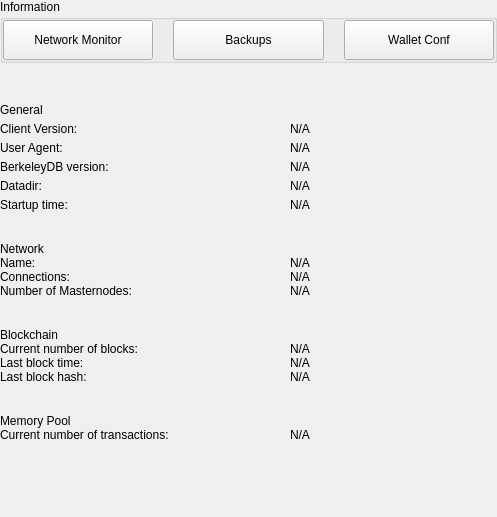
<?xml version="1.0" encoding="UTF-8"?>
<ui version="4.0">
 <class>SettingsInformationWidget</class>
 <widget class="QWidget" name="SettingsInformationWidget">
  <property name="geometry">
   <rect>
    <x>0</x>
    <y>0</y>
    <width>497</width>
    <height>517</height>
   </rect>
  </property>
  <property name="windowTitle">
   <string>Form</string>
  </property>
  <layout class="QVBoxLayout" name="verticalLayout">
   <property name="spacing">
    <number>0</number>
   </property>
   <property name="leftMargin">
    <number>0</number>
   </property>
   <property name="topMargin">
    <number>0</number>
   </property>
   <property name="rightMargin">
    <number>0</number>
   </property>
   <property name="bottomMargin">
    <number>0</number>
   </property>
   <item>
    <widget class="QWidget" name="left" native="true">
     <layout class="QVBoxLayout" name="verticalLayout_3">
      <property name="leftMargin">
       <number>0</number>
      </property>
      <property name="topMargin">
       <number>0</number>
      </property>
      <property name="rightMargin">
       <number>0</number>
      </property>
      <property name="bottomMargin">
       <number>0</number>
      </property>
      <item>
       <layout class="QVBoxLayout" name="verticalLayout_2">
        <property name="spacing">
         <number>0</number>
        </property>
        <item>
         <layout class="QHBoxLayout" name="horizontalLayout_3">
          <property name="spacing">
           <number>0</number>
          </property>
          <item>
           <layout class="QVBoxLayout" name="verticalLayout_4">
            <property name="leftMargin">
             <number>0</number>
            </property>
            <item>
             <widget class="QLabel" name="labelTitle">
              <property name="text">
               <string>Information</string>
              </property>
             </widget>
            </item>
            <item>
             <widget class="QGroupBox" name="groupBox">
              <property name="title">
               <string/>
              </property>
              <layout class="QHBoxLayout" name="horizontalLayout_4">
               <property name="spacing">
                <number>20</number>
               </property>
               <property name="leftMargin">
                <number>0</number>
               </property>
               <property name="topMargin">
                <number>0</number>
               </property>
               <property name="rightMargin">
                <number>0</number>
               </property>
               <property name="bottomMargin">
                <number>0</number>
               </property>
               <item>
                <widget class="QPushButton" name="pushButtonNetworkMonitor">
                 <property name="minimumSize">
                  <size>
                   <width>0</width>
                   <height>40</height>
                  </size>
                 </property>
                 <property name="maximumSize">
                  <size>
                   <width>300</width>
                   <height>40</height>
                  </size>
                 </property>
                 <property name="focusPolicy">
                  <enum>Qt::NoFocus</enum>
                 </property>
                 <property name="text">
                  <string>Network Monitor</string>
                 </property>
                </widget>
               </item>
               <item>
                <widget class="QPushButton" name="pushButtonBackups">
                 <property name="minimumSize">
                  <size>
                   <width>0</width>
                   <height>40</height>
                  </size>
                 </property>
                 <property name="maximumSize">
                  <size>
                   <width>300</width>
                   <height>40</height>
                  </size>
                 </property>
                 <property name="focusPolicy">
                  <enum>Qt::NoFocus</enum>
                 </property>
                 <property name="text">
                  <string>Backups</string>
                 </property>
                 <property name="checkable">
                  <bool>false</bool>
                 </property>
                 <property name="autoExclusive">
                  <bool>false</bool>
                 </property>
                </widget>
               </item>
               <item>
                <widget class="QPushButton" name="pushButtonFile">
                 <property name="minimumSize">
                  <size>
                   <width>0</width>
                   <height>40</height>
                  </size>
                 </property>
                 <property name="maximumSize">
                  <size>
                   <width>300</width>
                   <height>40</height>
                  </size>
                 </property>
                 <property name="focusPolicy">
                  <enum>Qt::NoFocus</enum>
                 </property>
                 <property name="text">
                  <string>Wallet Conf</string>
                 </property>
                 <property name="checkable">
                  <bool>false</bool>
                 </property>
                 <property name="checked">
                  <bool>false</bool>
                 </property>
                 <property name="autoExclusive">
                  <bool>false</bool>
                 </property>
                </widget>
               </item>
              </layout>
             </widget>
            </item>
           </layout>
          </item>
         </layout>
        </item>
        <item>
         <spacer name="verticalSpacer_2">
          <property name="orientation">
           <enum>Qt::Vertical</enum>
          </property>
          <property name="sizeType">
           <enum>QSizePolicy::Fixed</enum>
          </property>
          <property name="sizeHint" stdset="0">
           <size>
            <width>20</width>
            <height>40</height>
           </size>
          </property>
         </spacer>
        </item>
        <item>
         <widget class="QWidget" name="layoutOptions1" native="true">
          <layout class="QVBoxLayout" name="verticalLayout_9">
           <property name="spacing">
            <number>5</number>
           </property>
           <property name="leftMargin">
            <number>0</number>
           </property>
           <property name="topMargin">
            <number>0</number>
           </property>
           <property name="rightMargin">
            <number>0</number>
           </property>
           <property name="bottomMargin">
            <number>10</number>
           </property>
           <item>
            <widget class="QLabel" name="labelTitleGeneral">
             <property name="text">
              <string>General</string>
             </property>
            </widget>
           </item>
           <item>
            <layout class="QHBoxLayout" name="horizontalLayout" stretch="0,1">
             <property name="spacing">
              <number>0</number>
             </property>
             <item>
              <widget class="QLabel" name="labelTitleClient">
               <property name="minimumSize">
                <size>
                 <width>290</width>
                 <height>0</height>
                </size>
               </property>
               <property name="maximumSize">
                <size>
                 <width>290</width>
                 <height>16777215</height>
                </size>
               </property>
               <property name="text">
                <string>Client Version:</string>
               </property>
              </widget>
             </item>
             <item>
              <widget class="QLabel" name="labelInfoClient">
               <property name="cursor">
                <cursorShape>IBeamCursor</cursorShape>
               </property>
               <property name="text">
                <string notr="true">N/A</string>
               </property>
               <property name="textInteractionFlags">
                <set>Qt::LinksAccessibleByMouse|Qt::TextSelectableByKeyboard|Qt::TextSelectableByMouse</set>
               </property>
              </widget>
             </item>
            </layout>
           </item>
           <item>
            <layout class="QHBoxLayout" name="horizontalAgent" stretch="0,1">
             <property name="spacing">
              <number>0</number>
             </property>
             <item>
              <widget class="QLabel" name="labelTitleAgent">
               <property name="minimumSize">
                <size>
                 <width>290</width>
                 <height>0</height>
                </size>
               </property>
               <property name="maximumSize">
                <size>
                 <width>290</width>
                 <height>16777215</height>
                </size>
               </property>
               <property name="text">
                <string>User Agent:</string>
               </property>
              </widget>
             </item>
             <item>
              <widget class="QLabel" name="labelInfoAgent">
               <property name="cursor">
                <cursorShape>IBeamCursor</cursorShape>
               </property>
               <property name="text">
                <string notr="true">N/A</string>
               </property>
               <property name="textInteractionFlags">
                <set>Qt::LinksAccessibleByMouse|Qt::TextSelectableByKeyboard|Qt::TextSelectableByMouse</set>
               </property>
              </widget>
             </item>
            </layout>
           </item>
           <item>
            <layout class="QHBoxLayout" name="horizontalBerkely" stretch="0,1">
             <property name="spacing">
              <number>0</number>
             </property>
             <item>
              <widget class="QLabel" name="labelTitleBerkeley">
               <property name="minimumSize">
                <size>
                 <width>290</width>
                 <height>0</height>
                </size>
               </property>
               <property name="maximumSize">
                <size>
                 <width>290</width>
                 <height>16777215</height>
                </size>
               </property>
               <property name="text">
                <string>BerkeleyDB version:</string>
               </property>
              </widget>
             </item>
             <item>
              <widget class="QLabel" name="labelInfoBerkeley">
               <property name="cursor">
                <cursorShape>IBeamCursor</cursorShape>
               </property>
               <property name="text">
                <string notr="true">N/A</string>
               </property>
               <property name="textInteractionFlags">
                <set>Qt::LinksAccessibleByMouse|Qt::TextSelectableByKeyboard|Qt::TextSelectableByMouse</set>
               </property>
              </widget>
             </item>
            </layout>
           </item>
           <item>
            <layout class="QHBoxLayout" name="horizontalDataDir" stretch="0,1">
             <property name="spacing">
              <number>0</number>
             </property>
             <item>
              <widget class="QLabel" name="labelTitleDataDir">
               <property name="minimumSize">
                <size>
                 <width>290</width>
                 <height>0</height>
                </size>
               </property>
               <property name="maximumSize">
                <size>
                 <width>290</width>
                 <height>16777215</height>
                </size>
               </property>
               <property name="text">
                <string>Datadir:</string>
               </property>
              </widget>
             </item>
             <item>
              <widget class="QLabel" name="labelInfoDataDir">
               <property name="cursor">
                <cursorShape>IBeamCursor</cursorShape>
               </property>
               <property name="text">
                <string notr="true">N/A</string>
               </property>
               <property name="wordWrap">
                <bool>true</bool>
               </property>
               <property name="textInteractionFlags">
                <set>Qt::LinksAccessibleByMouse|Qt::TextSelectableByKeyboard|Qt::TextSelectableByMouse</set>
               </property>
              </widget>
             </item>
            </layout>
           </item>
           <item>
            <layout class="QHBoxLayout" name="horizontalTime" stretch="0,1">
             <property name="spacing">
              <number>0</number>
             </property>
             <item>
              <widget class="QLabel" name="labelTitleTime">
               <property name="minimumSize">
                <size>
                 <width>290</width>
                 <height>0</height>
                </size>
               </property>
               <property name="maximumSize">
                <size>
                 <width>290</width>
                 <height>16777215</height>
                </size>
               </property>
               <property name="text">
                <string>Startup time:</string>
               </property>
              </widget>
             </item>
             <item>
              <widget class="QLabel" name="labelInfoTime">
               <property name="cursor">
                <cursorShape>IBeamCursor</cursorShape>
               </property>
               <property name="text">
                <string notr="true">N/A</string>
               </property>
               <property name="textInteractionFlags">
                <set>Qt::LinksAccessibleByMouse|Qt::TextSelectableByKeyboard|Qt::TextSelectableByMouse</set>
               </property>
              </widget>
             </item>
            </layout>
           </item>
          </layout>
         </widget>
        </item>
        <item>
         <spacer name="verticalSpacer_3">
          <property name="orientation">
           <enum>Qt::Vertical</enum>
          </property>
          <property name="sizeType">
           <enum>QSizePolicy::Minimum</enum>
          </property>
          <property name="sizeHint" stdset="0">
           <size>
            <width>20</width>
            <height>20</height>
           </size>
          </property>
         </spacer>
        </item>
        <item>
         <widget class="QLabel" name="labelTitleNetwork">
          <property name="text">
           <string>Network</string>
          </property>
         </widget>
        </item>
        <item>
         <layout class="QHBoxLayout" name="horizontalName" stretch="0,1">
          <property name="spacing">
           <number>0</number>
          </property>
          <item>
           <widget class="QLabel" name="labelTitleName">
            <property name="minimumSize">
             <size>
              <width>290</width>
              <height>0</height>
             </size>
            </property>
            <property name="maximumSize">
             <size>
              <width>290</width>
              <height>16777215</height>
             </size>
            </property>
            <property name="text">
             <string>Name:</string>
            </property>
           </widget>
          </item>
          <item>
           <widget class="QLabel" name="labelInfoName">
            <property name="cursor">
             <cursorShape>IBeamCursor</cursorShape>
            </property>
            <property name="text">
             <string notr="true">N/A</string>
            </property>
            <property name="textInteractionFlags">
             <set>Qt::LinksAccessibleByMouse|Qt::TextSelectableByKeyboard|Qt::TextSelectableByMouse</set>
            </property>
           </widget>
          </item>
         </layout>
        </item>
        <item>
         <layout class="QHBoxLayout" name="horizontalConnections" stretch="0,1">
          <property name="spacing">
           <number>0</number>
          </property>
          <item>
           <widget class="QLabel" name="labelTitleConnections">
            <property name="minimumSize">
             <size>
              <width>290</width>
              <height>0</height>
             </size>
            </property>
            <property name="maximumSize">
             <size>
              <width>290</width>
              <height>16777215</height>
             </size>
            </property>
            <property name="text">
             <string>Connections:</string>
            </property>
           </widget>
          </item>
          <item>
           <widget class="QLabel" name="labelInfoConnections">
            <property name="cursor">
             <cursorShape>IBeamCursor</cursorShape>
            </property>
            <property name="text">
             <string notr="true">N/A</string>
            </property>
            <property name="textInteractionFlags">
             <set>Qt::LinksAccessibleByMouse|Qt::TextSelectableByKeyboard|Qt::TextSelectableByMouse</set>
            </property>
           </widget>
          </item>
         </layout>
        </item>
        <item>
         <widget class="QWidget" name="layoutOptions2" native="true">
          <layout class="QHBoxLayout" name="horizontalMasternodes" stretch="0,1">
           <property name="spacing">
            <number>0</number>
           </property>
           <property name="leftMargin">
            <number>0</number>
           </property>
           <property name="topMargin">
            <number>0</number>
           </property>
           <property name="rightMargin">
            <number>0</number>
           </property>
           <property name="bottomMargin">
            <number>10</number>
           </property>
           <item>
            <widget class="QLabel" name="labelTitleMasternodes">
             <property name="minimumSize">
              <size>
               <width>290</width>
               <height>0</height>
              </size>
             </property>
             <property name="maximumSize">
              <size>
               <width>290</width>
               <height>16777215</height>
              </size>
             </property>
             <property name="text">
              <string>Number of Masternodes:</string>
             </property>
            </widget>
           </item>
           <item>
            <widget class="QLabel" name="labelInfoMasternodes">
             <property name="cursor">
              <cursorShape>IBeamCursor</cursorShape>
             </property>
             <property name="text">
              <string notr="true">N/A</string>
             </property>
             <property name="textInteractionFlags">
              <set>Qt::LinksAccessibleByMouse|Qt::TextSelectableByKeyboard|Qt::TextSelectableByMouse</set>
             </property>
            </widget>
           </item>
          </layout>
         </widget>
        </item>
        <item>
         <spacer name="verticalSpacer_4">
          <property name="orientation">
           <enum>Qt::Vertical</enum>
          </property>
          <property name="sizeType">
           <enum>QSizePolicy::Minimum</enum>
          </property>
          <property name="sizeHint" stdset="0">
           <size>
            <width>20</width>
            <height>20</height>
           </size>
          </property>
         </spacer>
        </item>
        <item>
         <widget class="QLabel" name="labelTitleBlockchain">
          <property name="text">
           <string>Blockchain</string>
          </property>
         </widget>
        </item>
        <item>
         <layout class="QHBoxLayout" name="horizontalBlockNumber" stretch="0,1">
          <property name="spacing">
           <number>0</number>
          </property>
          <item>
           <widget class="QLabel" name="labelTitleBlockNumber">
            <property name="minimumSize">
             <size>
              <width>290</width>
              <height>0</height>
             </size>
            </property>
            <property name="maximumSize">
             <size>
              <width>290</width>
              <height>16777215</height>
             </size>
            </property>
            <property name="text">
             <string>Current number of blocks:</string>
            </property>
           </widget>
          </item>
          <item>
           <widget class="QLabel" name="labelInfoBlockNumber">
            <property name="cursor">
             <cursorShape>IBeamCursor</cursorShape>
            </property>
            <property name="text">
             <string notr="true">N/A</string>
            </property>
            <property name="textInteractionFlags">
             <set>Qt::LinksAccessibleByMouse|Qt::TextSelectableByKeyboard|Qt::TextSelectableByMouse</set>
            </property>
           </widget>
          </item>
         </layout>
        </item>
        <item>
         <layout class="QHBoxLayout" name="horizontalBlockTime" stretch="0,1">
          <property name="spacing">
           <number>0</number>
          </property>
          <item>
           <widget class="QLabel" name="labelTitleBlockTime">
            <property name="minimumSize">
             <size>
              <width>290</width>
              <height>0</height>
             </size>
            </property>
            <property name="maximumSize">
             <size>
              <width>290</width>
              <height>16777215</height>
             </size>
            </property>
            <property name="text">
             <string>Last block time:</string>
            </property>
           </widget>
          </item>
          <item>
           <widget class="QLabel" name="labelInfoBlockTime">
            <property name="cursor">
             <cursorShape>IBeamCursor</cursorShape>
            </property>
            <property name="text">
             <string notr="true">N/A</string>
            </property>
            <property name="textInteractionFlags">
             <set>Qt::LinksAccessibleByMouse|Qt::TextSelectableByKeyboard|Qt::TextSelectableByMouse</set>
            </property>
           </widget>
          </item>
         </layout>
        </item>
        <item>
         <widget class="QWidget" name="layoutOptions3" native="true">
          <layout class="QHBoxLayout" name="horizontalBlockHash" stretch="0,1">
           <property name="spacing">
            <number>0</number>
           </property>
           <property name="leftMargin">
            <number>0</number>
           </property>
           <property name="topMargin">
            <number>0</number>
           </property>
           <property name="rightMargin">
            <number>0</number>
           </property>
           <property name="bottomMargin">
            <number>10</number>
           </property>
           <item>
            <widget class="QLabel" name="labelTitleBlockHash">
             <property name="minimumSize">
              <size>
               <width>290</width>
               <height>0</height>
              </size>
             </property>
             <property name="maximumSize">
              <size>
               <width>290</width>
               <height>16777215</height>
              </size>
             </property>
             <property name="text">
              <string>Last block hash:</string>
             </property>
            </widget>
           </item>
           <item>
            <widget class="QLabel" name="labelInfoBlockHash">
             <property name="cursor">
              <cursorShape>IBeamCursor</cursorShape>
             </property>
             <property name="text">
              <string notr="true">N/A</string>
             </property>
             <property name="textInteractionFlags">
              <set>Qt::LinksAccessibleByMouse|Qt::TextSelectableByKeyboard|Qt::TextSelectableByMouse</set>
             </property>
            </widget>
           </item>
          </layout>
         </widget>
        </item>
        <item>
         <spacer name="verticalSpacer_5">
          <property name="orientation">
           <enum>Qt::Vertical</enum>
          </property>
          <property name="sizeType">
           <enum>QSizePolicy::Fixed</enum>
          </property>
          <property name="sizeHint" stdset="0">
           <size>
            <width>20</width>
            <height>20</height>
           </size>
          </property>
         </spacer>
        </item>
        <item>
         <widget class="QLabel" name="labelTitleMemory">
          <property name="text">
           <string>Memory Pool</string>
          </property>
         </widget>
        </item>
        <item>
         <layout class="QHBoxLayout" name="horizontalNumberTransactions" stretch="0,1">
          <property name="spacing">
           <number>0</number>
          </property>
          <item>
           <widget class="QLabel" name="labelTitleNumberTransactions">
            <property name="minimumSize">
             <size>
              <width>290</width>
              <height>0</height>
             </size>
            </property>
            <property name="maximumSize">
             <size>
              <width>290</width>
              <height>16777215</height>
             </size>
            </property>
            <property name="text">
             <string>Current number of transactions:</string>
            </property>
           </widget>
          </item>
          <item>
           <widget class="QLabel" name="labelInfoNumberTransactions">
            <property name="text">
             <string notr="true">N/A</string>
            </property>
           </widget>
          </item>
         </layout>
        </item>
        <item>
         <spacer name="verticalSpacer">
          <property name="orientation">
           <enum>Qt::Vertical</enum>
          </property>
          <property name="sizeHint" stdset="0">
           <size>
            <width>20</width>
            <height>40</height>
           </size>
          </property>
         </spacer>
        </item>
       </layout>
      </item>
     </layout>
    </widget>
   </item>
  </layout>
 </widget>
 <resources/>
 <connections/>
</ui>
